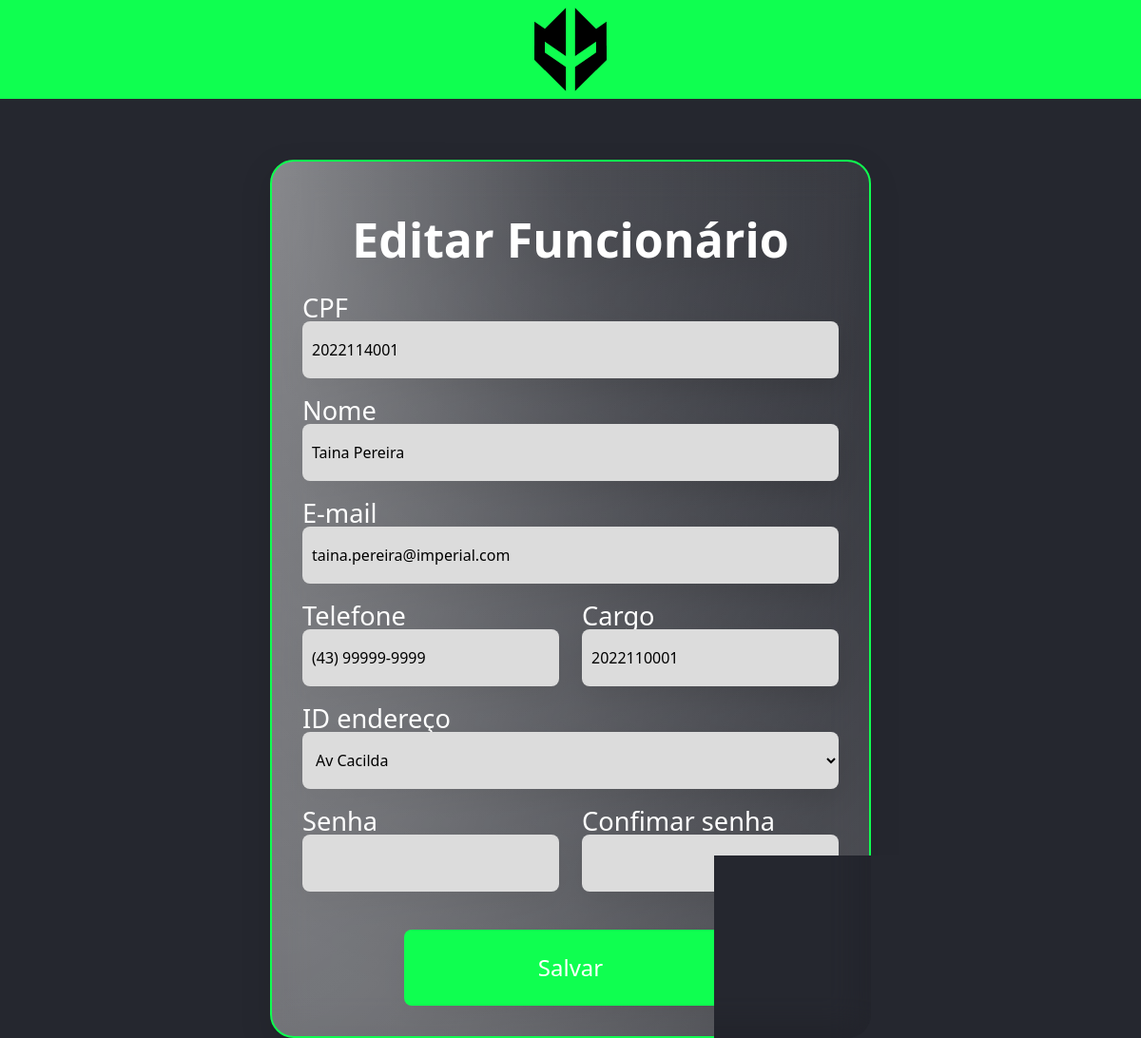
The app's page /Funcionario/Update.php?cpf=2022114001 with its own data.
### tables this page shows
CREATE TABLE funcionario (
  cpf VARCHAR(25) NOT NULL,
  nome VARCHAR(100),
  telefone VARCHAR(25),
  email VARCHAR(100),
  senha VARCHAR(255),
  idCargo INTEGER,
  idEndereco INTEGER, 
  PRIMARY KEY (cpf),
  FOREIGN KEY (idCargo) REFERENCES cargo(id),
  FOREIGN KEY (idEndereco) REFERENCES endereco(id)
);

### Funcionario/Update.php (the view, shortened to what this page needs)
<!DOCTYPE html>
<html lang="pt-BR">
<head>
    <link rel="stylesheet" href="../css/style.css">
    <link href="https://cdn.jsdelivr.net/npm/bootstrap@5.2.2/dist/css/bootstrap.min.css" rel="stylesheet">
</head>
<body>
    <header>
        <a href="../index.php">
            <img src="../img/Logo.svg" alt="Loga do time Imperial eSports">
        </a>
    </header>
    <?php
      include_once("../db/connectDB.php");
      if(isset($_GET['cpf'])){
        $sql = "SELECT * FROM funcionario WHERE cpf = ".$_REQUEST['cpf'];
        $res = $conn->query($sql);
        $row = $res->fetch_object();
      }
    ?>
    <main>
        <div class="conteudo medio text-center">
            <h1 class="titulo">Editar Funcionário</h1>
            <form action="./Actions.php" method="post">
                <div class="row">
                    <div class="col">
                        <label for="id">CPF</label>
                        <input type="text" required name="id" value="<?php print $row->cpf ?>">
                    </div>
                </div>
                <div class="row">
                    <div class="col">
                        <label for="nome">Nome</label>
                        <input type="text" required name="nome" value="<?php print $row->nome ?>">
                    </div>
                </div>
                <div class="row">
                    <div class="col">
                        <label for="email">E-mail</label>
                        <input type="email" required name="email" value="<?php print $row->email ?>" minlength="5" maxlength="100" pattern="^[A-Za-z0-9.\-\_]{3,}+@[a-z0-9]{3,}+.(com|com.br|edu.br)$">
                    </div>
                </div>
                <div class="row">
                    <div class="col">
                        <label for="telefone">Telefone</label>
                        <input type="text" name="telefone" value="<?php print $row->telefone ?>" pattern="^\(?[0-9]{2}+\)? ?[9] ?[0-9]{4}+\-?+[0-9]{4}$">
                    </div>
                    <div class="col">
                        <label for="cargo">Cargo</label>
                        <input type="text" name="cargo" value="<?php print $row->idCargo ?>">
                    </div>
                </div>
                <div class="row">
                    <div class="col">
                        <label for="cidade">ID endereço</label>
                        <select name="cidade" id="cidade" style="padding: 0 0.625rem; width: 100%; height: 3.75rem; background-color: #DCDCDC; border: none; border-radius: 8px;">
                        <?php
                            include_once("../db/connectDB.php");
                            $endereco = "SELECT * FROM endereco";
                            $res = $conn->query($endereco);
                            $row = $res->fetch_assoc();
                            while($row = $res->fetch_object()){
                                print "<option value=\"$row->id\"> $row->rua </option>";
                            }
                        ?>
                        </select>
                    </div>
                </div>
                <div class="row">
                    <div class="col">
                        <label for="senha">Senha</label>
                        <input type="password" required name="senha" value="<?php $row->senha ?>" minlength="10" maxlength="100" pattern="^(?=.*[A-Z])(?=.*[!#@$%&])(?=.*[0-9])(?=.*[a-z]).{10,}$">
                    </div>
                    <div class="col">
                        <label for="senha2">Confimar senha</label>
                        <input type="password" required name="senha2" value="<?php $row->senha ?>" minlength="10" maxlength="100" pattern="^(?=.*[A-Z])(?=.*[!#@$%&])(?=.*[0-9])(?=.*[a-z]).{10,}$">
                    </div>
                </div>
                <div class="row">
                    <div class="col">
                        <input type="submit" value="Salvar">
                    </div>
                </div>
            </form>
        </div>
    </main>
</body>
</html>

### css/style.css (style rules this page uses)
* { margin: 0; padding: 0; box-sizing: border-box; }
body { background-color: #25272F !important; color: #FFF !important; font-family: 'Roboto', sans-serif; height: 100vh; max-width: 100vw; }
header { background-color: #0FFF50; height: 6.5rem; display: flex; justify-content: center; align-items: center; }
header img { height: 6rem; }
.conteudo { background: radial-gradient(97.66% 97.66% at 50% 2.34%, rgba(255, 255, 255, 0) 0%, rgba(255, 255, 255, 0.2) 100%), radial-gradient(97.57% 210.75% at 0.9% 2.98%, rgba(255, 255, 255, 0.4) 0%, rgba(255, 255, 255, 0) 100%); filter: drop-shadow(0px 11px 14px rgba(0, 0, 0, 0.25)); backdrop-filter: blur(21px); border-radius: 25px; border: 2px solid #0FFF50; padding: 2rem; color: #FFF; }
.medio { margin: 4rem auto; min-height: 46.875rem; width: 39.5rem; }
.titulo { margin-top: 1.25rem; text-align: center; font-size: 3.125rem; font-weight: 600; }
.conteudo label { width: 100%; margin: 1.25rem 0 0 0; font-size: 1.7rem; line-height: 28px; display: flex; }
.conteudo input, .conteudo textarea { padding: 0 0.625rem; width: 100%; height: 3.75rem; background-color: #DCDCDC; border: none; border-radius: 8px; }
.conteudo input[type="submit"] { background-color: #0FFF50; height: 5rem; width: 21.875rem; color: #FFF; font-size: 24px; font-weight: 500; display: flex; justify-content: center; align-items: center; margin: 0 auto; margin-top: 40px; cursor: pointer; transition-delay: 50ms; }

### records on screen
funcionario: id "2022114001", nome "Taina Pereira", email "taina.pereira@imperial.com", telefone "(43) 99999-9999", cargo "2022110001"

### other values on screen
form field cidade "Av Cacilda"
